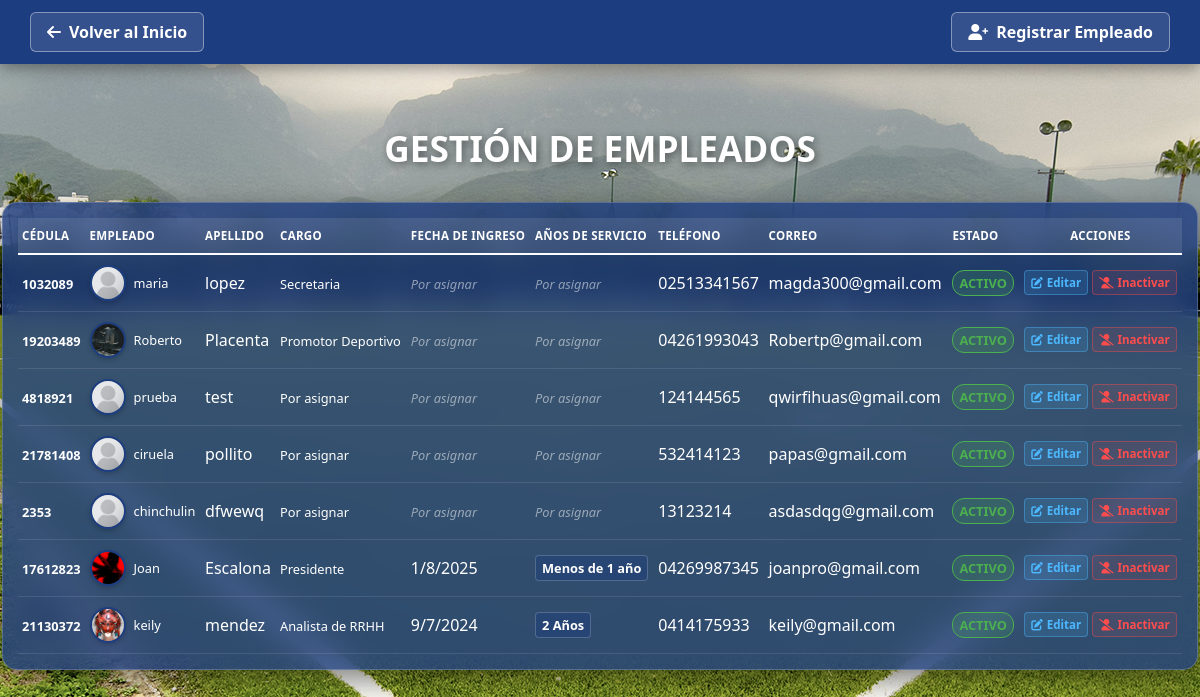
The page /vista/ver_empleados.php?registro=exito on the database its author committed.
### tables this page shows
CREATE TABLE `empleados` (
  `id` int(11) NOT NULL,
  `cedula` varchar(8) NOT NULL,
  `nombre` varchar(100) NOT NULL,
  `apellido` varchar(100) NOT NULL,
  `foto` varchar(255) NOT NULL DEFAULT 'defaultavatar.png',
  `cargo` enum('Por asignar','Presidente','Administrador','Jefe de Planificación','Jefe de la Oficina de la OAC','Promotor Deportivo','Médica','Supervisor Deportivo','Asistente Administrativo','Secretaria','Entrenador Deportivo','Analista de RRHH','Obrero Fijo','Obrero Contratado') NOT NULL DEFAULT 'Por asignar',
  `telefono` varchar(20) NOT NULL,
  `correo` varchar(100) NOT NULL,
  `estado` enum('activo','inactivo') NOT NULL,
  `fecha_ingreso` date DEFAULT NULL
);

### controlador/controlador_empleados.php (called while the page is built, shortened)
<?php
require_once '../controlador/conexion.php';
$sql = "SELECT id, cedula, nombre, apellido, cargo, telefono, correo, estado, foto, fecha_ingreso FROM empleados";
$resultado = $conexion->query($sql);
?>

### vista/ver_empleados.php (the view, shortened to what this page needs)
<?php
require_once '../controlador/controlador_empleados.php';
?>
<!DOCTYPE html>
<html lang="es">
<head>
    <link rel="stylesheet" href="../estilo/style5.css">
    <link rel="stylesheet" href="https://cdnjs.cloudflare.com/ajax/libs/font-awesome/6.0.0/css/all.min.css">
</head>
<body>
    <header class="main-header">
        <div class="header-container">
            <a href="../vista/inicio.php" class="btn-back">
                <i class="fas fa-arrow-left"></i> Volver al Inicio
            </a>
            <a href="registrar_empleado.php" class="btn-back">
                <i class="fas fa-user-plus"></i> Registrar Empleado
            </a>
        </div>
    </header>
    <main class="central-container">
        <h1 class="main-title">Gestión de Empleados</h1>
        <div class="glass-table-container">
            <?php if (isset($resultado) && $resultado->num_rows > 0): ?>
                <table class="user-table">
                    <thead>
                        <tr>
                            <th>Cédula</th>
                            <th>Empleado</th>
                            <th>Apellido</th>
                            <th>Cargo</th>
                            <th>Fecha de Ingreso</th>
                            <th>Años de Servicio</th>
                            <th>Teléfono</th>
                            <th>Correo</th>
                            <th>Estado</th>
                            <th style="text-align: center;">Acciones</th>
                        </tr>
                    </thead>
                    <tbody>
                        <?php while($row = $resultado->fetch_assoc()): ?>
                            <tr>
                                <td><strong><?php echo htmlspecialchars($row['cedula']); ?></strong></td>
                                <td>
                                    <div class="col-empleado">
                                        <?php
                                        if (!empty($row['foto']) && $row['foto'] !== 'defaultavatar.png' && file_exists("../fotos_empleados/" . $row['foto'])) {
                                            $ruta_foto = "../fotos_empleados/" . $row['foto'];
                                        } else {
                                            $ruta_foto = "../estilo/defaultavatar.png";
                                        }
                                        ?>
                                        <img src="<?php echo $ruta_foto; ?>?v=<?php echo time(); ?>"
                                             alt="Foto"
                                             class="avatar-tabla"
                                             style="cursor: pointer;"
                                             onclick="ampliarImagen('<?php echo $ruta_foto; ?>')">
                                        <span><?php echo htmlspecialchars($row['nombre']); ?></span>
                                    </div>
                                </td>
                                <td><?php echo htmlspecialchars($row['apellido']); ?></td>
                                <td>
                                    <span class="badge-cargo">
                                        <?php echo htmlspecialchars($row['cargo']); ?>
                                    </span>
                                </td>
                                <td>
                                    <?php
                                    if (!empty($row['fecha_ingreso'])) {
                                        $date = new DateTime($row['fecha_ingreso']);
                                        echo $date->format('j/n/Y');
                                    } else {
                                        echo '<span class="text-por-asignar">Por asignar</span>';
                                    }
                                    ?>
                                </td>
                                <td>
                                    <?php
                                    if (!empty($row['fecha_ingreso'])) {
                                        $fecha_ingreso = new DateTime($row['fecha_ingreso']);
                                        $hoy = new DateTime();
                                        $diferencia = $hoy->diff($fecha_ingreso);
                                        $anios = $diferencia->y;
                                        if ($anios == 0) {
                                            echo '<span class="badge-antiguedad">Menos de 1 año</span>';
                                        } elseif ($anios == 1) {
                                            echo '<span class="badge-antiguedad">1 Año</span>';
                                        } else {
                                            echo '<span class="badge-antiguedad">' . $anios . ' Años</span>';
                                        }
                                    } else {
                                        echo '<span class="text-por-asignar">Por asignar</span>';
                                    }
                                    ?>
                                </td>
                                <td><?php echo htmlspecialchars($row['telefono']); ?></td>
                                <td><?php echo htmlspecialchars($row['correo']); ?></td>
                                <td>
                                    <?php
                                    $clase = ($row['estado'] == 'activo') ? 'estado-activo' : 'estado-inactivo';
                                    ?>
                                    <span class="badge-estado <?php echo $clase; ?>">
                                        <?php echo htmlspecialchars($row['estado']); ?>
                                    </span>
                                </td>
                                <td class="action-cell">
                                    <div class="action-buttons-wrapper">
                                        <a href="editar_empleado.php?id=<?php echo $row['id']; ?>" class="btn-table edit">
                                            <i class="fas fa-edit"></i> Editar
                                        </a>
                                        <?php if ($row['estado'] == 'activo'): ?>
                                            <a href="../controlador/controlador_estado_empleado.php?id=<?php echo $row['id']; ?>&actual=activo" class="btn-inactivar">
                                                <i class="fas fa-user-slash"></i> Inactivar
                                            </a>
                                        <?php else: ?>
                                            <a href="../controlador/controlador_estado_empleado.php?id=<?php echo $row['id']; ?>&actual=inactivo" class="btn-activar">
                                                <i class="fas fa-user-check"></i> Activar
                                            </a>
                                        <?php endif; ?>
                                    </div>
                                </td>
                            </tr>
                        <?php endwhile; ?>
                    </tbody>
                </table>
            <?php endif; ?>
        </div>
    </main>
</body>
</html>

### estilo/style5.css (style rules this page uses)
body { margin: 0; padding: 0; font-family: 'Segoe UI', sans-serif; background-image: url('../estilo/background_cancha.jpg'); background-size: cover; background-position: center; background-attachment: fixed; height: 100vh; overflow-x: hidden; }
.main-header { background-color: #1D3D81; width: 100%; padding: 12px 0; position: fixed; top: 0; z-index: 1000; box-shadow: 0 4px 15px rgba(0,0,0,0.4); }
.header-container { display: flex; justify-content: space-between; align-items: center; padding: 0 30px; }
.btn-back { background: rgba(255, 255, 255, 0.1); color: white; text-decoration: none; padding: 8px 16px; border-radius: 6px; border: 1px solid rgba(255, 255, 255, 0.4); font-weight: 600; transition: 0.3s; display: flex; align-items: center; gap: 8px; }
.central-container { padding-top: 100px; display: flex; flex-direction: column; align-items: center; width: 100%; }
.main-title { color: white; font-size: 2.2rem; text-transform: uppercase; text-shadow: 2px 2px 8px rgba(0,0,0,0.5); margin-bottom: 30px; }
.glass-table-container { background: rgba(29, 61, 129, 0.8); backdrop-filter: blur(15px); -webkit-backdrop-filter: blur(15px); border: 1px solid rgba(255, 255, 255, 0.2); border-radius: 15px; padding: 15px; width: 97%; max-width: 100vw; box-shadow: 0 10px 30px rgba(0,0,0,0.5); overflow-x: hidden; margin: 0 auto 30px auto; }
.user-table { width: 100%; border-collapse: collapse; color: white; text-align: left; table-layout: auto; }
.user-table thead tr { background-color: rgba(255, 255, 255, 0.1); border-bottom: 2px solid white; }
.user-table th { color: #FFFF; font-weight: bold; text-transform: uppercase; font-size: 0.72rem; letter-spacing: 0.3px; }
.user-table th, .user-table td { padding: 10px 4px; white-space: nowrap; }
.user-table tbody tr { border-bottom: 1px solid rgba(255, 255, 255, 0.1); transition: background 0.3s; }
.user-table td strong { font-size: 0.8rem; }
.user-table td span { font-size: 0.8rem; }
.action-cell { text-align: center; }
.action-buttons-wrapper { display: inline-flex; gap: 4px; justify-content: center; align-items: center; }
.btn-table, .btn-activar, .btn-inactivar { text-decoration: none; padding: 4px 6px; border-radius: 4px; font-size: 0.72rem; font-weight: 600; display: inline-flex; align-items: center; gap: 4px; transition: all 0.3s ease; border: 1px solid transparent; white-space: nowrap; }
.btn-table.edit { background: rgba(77, 184, 255, 0.15); color: #4db8ff; border-color: rgba(77, 184, 255, 0.4); }
.btn-inactivar { background: rgba(255, 77, 77, 0.1); color: #ff4d4d; border-color: rgba(255, 77, 77, 0.4); }
.badge-estado { padding: 3px 6px; border-radius: 12px; font-size: 0.72rem; font-weight: bold; text-transform: uppercase; display: inline-block; }
.estado-activo { background: rgba(76, 175, 80, 0.2); color: #4caf50; border: 1px solid #4caf50; }
.badge-antiguedad { background-color: rgba(29, 61, 129, 0.4); color: #ffffff; padding: 3px 6px; border-radius: 4px; font-weight: bold; font-size: 0.78rem; border: 1px solid rgba(255, 255, 255, 0.2); display: inline-block; }
.text-por-asignar { color: rgba(255, 255, 255, 0.5); font-style: italic; font-size: 0.8rem; }
.col-empleado { display: flex; align-items: center; gap: 8px; text-align: left; }
.avatar-tabla { width: 32px; height: 32px; border-radius: 50%; object-fit: cover; border: 2px solid #1D3D81; box-shadow: 0 2px 5px rgba(0, 0, 0, 0.2); transition: transform 0.2s ease; }

### rows shown on the page
empleados: cedula "1032089", foto (placeholder picture), nombre "maria", apellido "lopez", cargo "Secretaria", shows "Por asignar", telefono "02513341567", correo "magda300@gmail.com", estado "ACTIVO"
empleados: cedula "19203489", foto (picture), nombre "Roberto", apellido "Placenta", cargo "Promotor Deportivo", shows "Por asignar", telefono "04261993043", correo "Robertp@gmail.com", estado "ACTIVO"
empleados: cedula "4818921", foto (placeholder picture), nombre "prueba", apellido "test", cargo "Por asignar", telefono "124144565", correo "qwirfihuas@gmail.com", estado "ACTIVO"
empleados: cedula "21781408", foto (placeholder picture), nombre "ciruela", apellido "pollito", cargo "Por asignar", telefono "532414123", correo "papas@gmail.com", estado "ACTIVO"
empleados: cedula "2353", foto (placeholder picture), nombre "chinchulin", apellido "dfwewq", cargo "Por asignar", telefono "13123214", correo "asdasdqg@gmail.com", estado "ACTIVO"
empleados: cedula "17612823", foto (picture), nombre "Joan", apellido "Escalona", cargo "Presidente", fecha_ingreso "1/8/2025", shows "Menos de 1 año", telefono "04269987345", correo "joanpro@gmail.com", estado "ACTIVO"
empleados: cedula "21130372", foto (picture), nombre "keily", apellido "mendez", cargo "Analista de RRHH", fecha_ingreso "9/7/2024", telefono "0414175933", correo "keily@gmail.com", estado "ACTIVO"
